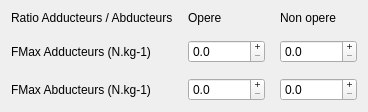
    <widget class="QWidget" name="layoutWidget_10">
     <property name="geometry">
      <rect>
       <x>500</x>
       <y>220</y>
       <width>420</width>
       <height>110</height>
      </rect>
     </property>
     <layout class="QGridLayout" name="gridLayout_rationAA">
      <property name="sizeConstraint">
       <enum>QLayout::SizeConstraint::SetFixedSize</enum>
      </property>
      <property name="spacing">
       <number>15</number>
      </property>
      <item row="2" column="0">
       <widget class="QLabel" name="label_fmax_abducteurs">
        <property name="text">
         <string>FMax Abducteurs (N.kg-1)</string>
        </property>
       </widget>
      </item>
      <item row="0" column="1">
       <widget class="QLabel" name="label_opere_5">
        <property name="text">
         <string>Opere</string>
        </property>
       </widget>
      </item>
      <item row="0" column="0">
       <widget class="QLabel" name="label_ration_add_abb">
        <property name="text">
         <string>Ratio Adducteurs / Abducteurs</string>
        </property>
        <property name="textFormat">
         <enum>Qt::TextFormat::RichText</enum>
        </property>
       </widget>
      </item>
      <item row="0" column="2">
       <widget class="QLabel" name="label_non_opere_5">
        <property name="text">
         <string>Non opere</string>
        </property>
       </widget>
      </item>
      <item row="1" column="0">
       <widget class="QLabel" name="label_fmax_adducteurs">
        <property name="text">
         <string>FMax Adducteurs (N.kg-1)</string>
        </property>
       </widget>
      </item>
      <item row="1" column="1">
       <widget class="QDoubleSpinBox" name="doubleSpinBox_g_fmaxAdducteursO">
        <property name="cursor">
         <cursorShape>ArrowCursor</cursorShape>
        </property>
        <property name="buttonSymbols">
         <enum>QAbstractSpinBox::ButtonSymbols::PlusMinus</enum>
        </property>
        <property name="accelerated">
         <bool>true</bool>
        </property>
        <property name="decimals">
         <number>1</number>
        </property>
        <property name="maximum">
         <double>100000.000000000000000</double>
        </property>
       </widget>
      </item>
      <item row="1" column="2">
       <widget class="QDoubleSpinBox" name="doubleSpinBox_g_fmaxAdducteursNO">
        <property name="cursor">
         <cursorShape>ArrowCursor</cursorShape>
        </property>
        <property name="buttonSymbols">
         <enum>QAbstractSpinBox::ButtonSymbols::PlusMinus</enum>
        </property>
        <property name="accelerated">
         <bool>true</bool>
        </property>
        <property name="decimals">
         <number>1</number>
        </property>
        <property name="maximum">
         <double>100000.000000000000000</double>
        </property>
       </widget>
      </item>
      <item row="2" column="1">
       <widget class="QDoubleSpinBox" name="doubleSpinBox_g_fmaxAbducteursO">
        <property name="cursor">
         <cursorShape>ArrowCursor</cursorShape>
        </property>
        <property name="buttonSymbols">
         <enum>QAbstractSpinBox::ButtonSymbols::PlusMinus</enum>
        </property>
        <property name="accelerated">
         <bool>true</bool>
        </property>
        <property name="decimals">
         <number>1</number>
        </property>
        <property name="maximum">
         <double>100000.000000000000000</double>
        </property>
       </widget>
      </item>
      <item row="2" column="2">
       <widget class="QDoubleSpinBox" name="doubleSpinBox_g_fmaxAbducteursNO">
        <property name="cursor">
         <cursorShape>ArrowCursor</cursorShape>
        </property>
        <property name="buttonSymbols">
         <enum>QAbstractSpinBox::ButtonSymbols::PlusMinus</enum>
        </property>
        <property name="accelerated">
         <bool>true</bool>
        </property>
        <property name="decimals">
         <number>1</number>
        </property>
        <property name="maximum">
         <double>100000.000000000000000</double>
        </property>
       </widget>
      </item>
     </layout>
    </widget>
